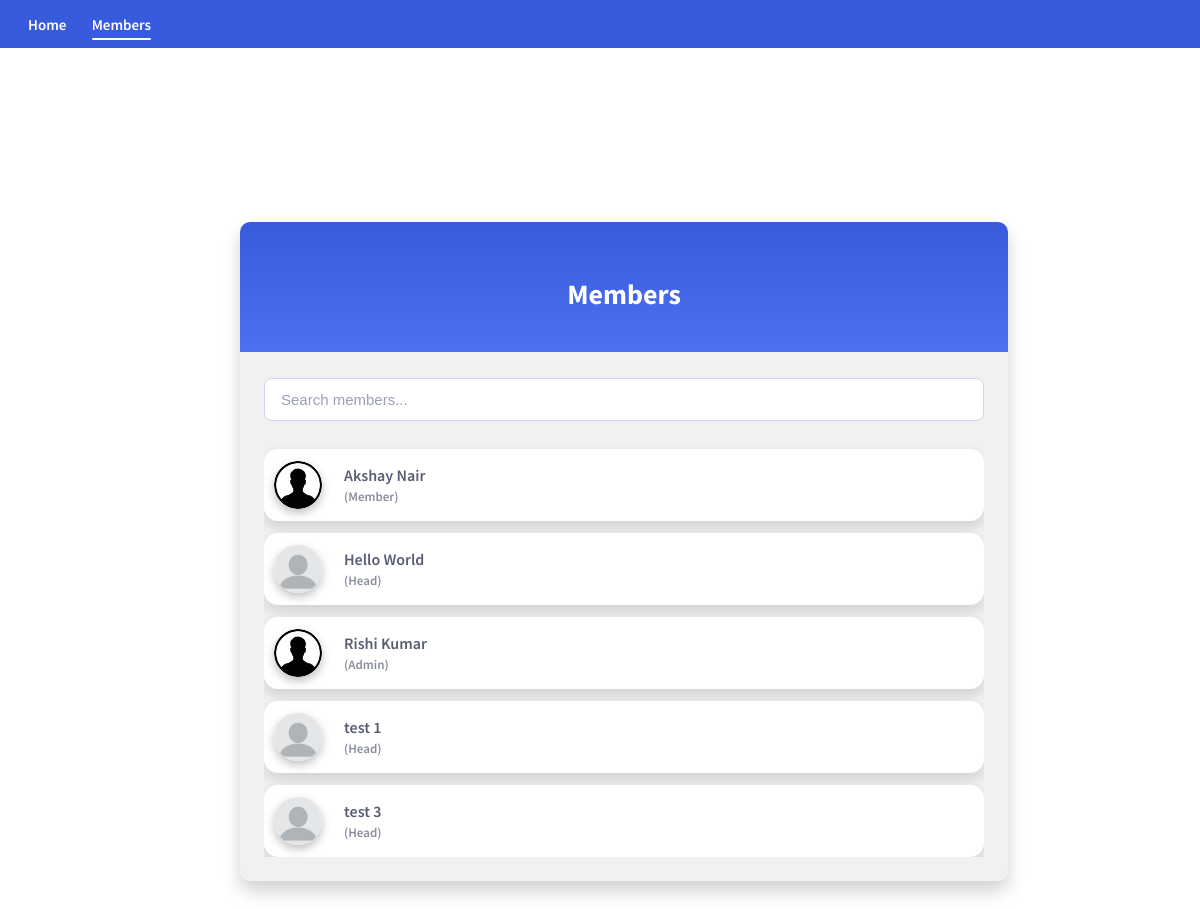
The app's page /main/members/ with its own data.
### members/models.py (models this page shows, shortened)
class Member(models.Model):
    firstname = models.CharField(max_length=255)
    lastname = models.CharField(max_length=255)
    phone = models.CharField(
        max_length=10,
        validators=[RegexValidator(r'^\d{10}$', "Phone number must be exactly 10 digits")],
        null=True,
        blank=True
    )
    joined_date = models.DateField(null=True, blank=True)
    username = models.CharField(max_length=255, unique=True)
    password = models.CharField(max_length=255, validators=[MinLengthValidator(5)])
    email = models.CharField(max_length=255, unique=True, null=True, blank=True)
    departments = models.ManyToManyField(Department, blank=True)
    role = models.ForeignKey(
        Role,
        on_delete=models.SET_NULL,
        null=True,
        blank=True
    )
    profile_photo = models.ImageField(
        upload_to='profile_photos/',
        null=True,
        blank=True
    )

class Role(models.Model):
    ROLE_MEMBER = 'member'
    ROLE_HEAD = 'head'
    ROLE_SECRETARIAT = 'secretariat'
    ROLE_ADMIN = 'admin'
    ROLE_CHOICES = [
        (ROLE_MEMBER, 'Member'),
        (ROLE_HEAD, 'Head'),
        (ROLE_SECRETARIAT, 'Secretariat'),
        (ROLE_ADMIN, 'Admin'),
    ]
    name = models.CharField(
        max_length=20,
        choices=ROLE_CHOICES,
        unique=True
    )

### members/views.py (the view, shortened to what this page needs)
# urls.py: path('main/members/', views.members, name='members'),
def members(request):
    current_user = get_current_user(request)
    query = request.GET.get('q', '').strip()
    mymembers = Member.objects.all()
    context = {
        'mymembers': mymembers,
        'current_user': current_user,
        'query': query,
    }
    return render(request, 'all_members.html', context)

### members/utils.py (called while the page is built)
def get_current_user(request):
    member_id = request.session.get('member_id')
    if not member_id:
        return None
    try:
        return Member.objects.get(id=member_id)
    except Member.DoesNotExist:
        return None

### members/templates/all_members.html (shortened to what this page needs)
{% extends "master.html" %}
{% load static %}
{% block content %}
<div class="members-wrapper">
    <div class="mycard">
        <h1>Members</h1>
            <input
                type="text"
                id="memberSearch"
                placeholder="Search members..."
                class="member-search"
                autocomplete="off"
            >
        <ul id="membersList" class="members-list">
            {% for x in mymembers %}
                <li
                    class="member-item"
                    data-name="{{ x.firstname|lower }} {{ x.lastname|lower }}"
                    onclick="window.location='/main/members/details/{{ x.id }}/'"
                >
                    <div class="member-avatar">
                        {% if x.profile_photo %}
                            <img src="{{ x.profile_photo.url }}" alt="Profile">
                        {% else %}
                            <img src="{% static 'images/default_profile.png' %}" alt="Profile">
                        {% endif %}
                    </div>
                    <div class="member-info">
                        {{ x.firstname }} {{ x.lastname }}
                        <span style="font-size: 13px; opacity: 0.7;">
                            ({{ x.role.name|title }})
                        </span>
                    </div>
                </li>
            {% empty %}
                <li style="text-align:center; padding:10px;">
                    No members found.
                </li>
            {% endfor %}
        </ul>
    </div>
</div>
{% endblock %}

### members/templates/master.html (shortened to what this page needs)
{% load static %}
<!DOCTYPE html>
<html>
    <head>
        <link rel="stylesheet" href="{% static 'mystyles.css' %}">
    </head>
    <body>
        <div class="topnav">
            <div class="nav-left">
                <a href="/main/" class="{% if request.path == '/main/' %}active{% endif %}">Home</a>
                <a href="/main/members/" class="{% if '/members' in request.path %}active{% endif %}">
                    Members
                </a>
            </div>
        </div>
        {% block content %}
        {% endblock %}
    </body>
</html>

### mystaticfiles/mystyles.css (style rules this page uses)
body { margin: 0; font-family: 'Source Sans Pro', sans-serif; font-size: 16px; color: #585d74; background: #ffffff00; z-index: 0; }
.topnav { position: sticky; top: 0; z-index: 1000; display: flex; justify-content: space-between; align-items: center; padding: 14px 28px; background-color: #375BDC; }
.nav-left a, .nav-right a { color: #ffffff; text-decoration: none; margin-right: 22px; font-size: 15px; font-weight: 600; position: relative; }
.nav-left a:last-child { margin-right: 0; }
.nav-left a.active::after { content: ""; position: absolute; left: 0; bottom: -6px; width: 100%; height: 2px; background-color: #ffffff; border-radius: 2px; }
.members-wrapper { width: 100vw; height: 100vh; position: fixed; overflow-y: hidden; max-width: 900px; margin: 40px auto; padding: 0 20px; }
.mycard { background-color: #f1f1f1; background-image: linear-gradient(to bottom, #375BDC, #4D70EF); background-size: 100% 130px; background-repeat: no-repeat; border-radius: 10px; box-shadow: 0 10px 18px rgba(0, 0, 0, 0.18); padding: 24px; width: 60vw; position: fixed; left: 20vw; top:20vh; }
#membersList { height: 45vh; }
.mycard h1 { text-align: center; color: #ffffff; margin: 0; padding: 30px 0 36px 0; font-size: 28px; }
.member-search { width: 100%; box-sizing: border-box; padding: 12px 16px; margin-bottom: 16px; margin-top: 30px; font-size: 15px; border-radius: 8px; border: 1px solid #d0d6f0; outline: none; transition: border-color 0.2s, box-shadow 0.2s; }
.member-search::placeholder { color: #9aa0b5; }
.members-list { list-style: none; padding: 0; margin: 0; max-height: 420px; overflow-y: auto; }
.member-item { position: relative; display: flex; align-items: center; background-color: #ffffff; border-radius: 14px; box-shadow: 0 6px 14px rgba(0, 0, 0, 0.14); margin-top: 12px; padding: 16px 20px 16px 80px; cursor: pointer; transition: transform 0.25s ease, box-shadow 0.25s ease; }
.member-avatar { position: absolute; left: 34px; top: 50%; width: 48px; height: 48px; transform: translate(-50%, -50%); background: #ffffff; border-radius: 50%; overflow: hidden; box-shadow: 0 4px 10px rgba(0,0,0,0.25); }
.member-avatar img { width: 100%; height: 100%; object-fit: cover; }
.member-info { display: flex; flex-direction: column; gap: 3px; font-weight: 600; font-size: 16px; }

### records on screen
Member: profile_photo (picture), firstname "Akshay", lastname "Nair", role.name "Member"
Member: profile_photo (placeholder picture), firstname "Hello", lastname "World", role.name "Head"
Member: profile_photo (picture), firstname "Rishi", lastname "Kumar", role.name "Admin"
Member: firstname "test", lastname "1", role.name "Head"
Member: firstname "test", lastname "3", role.name "Head"
